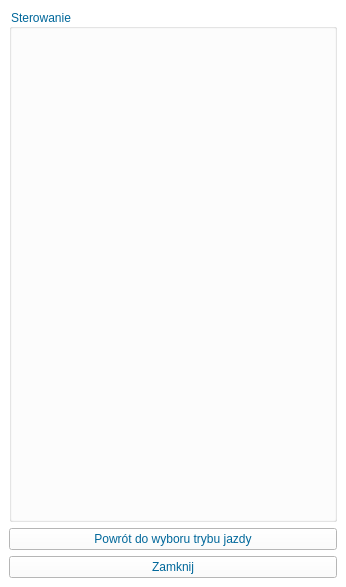
<?xml version="1.0" encoding="UTF-8"?>
<ui version="4.0">
 <class>ManualMode</class>
 <widget class="QMainWindow" name="ManualMode">
  <property name="geometry">
   <rect>
    <x>0</x>
    <y>0</y>
    <width>346</width>
    <height>587</height>
   </rect>
  </property>
  <property name="windowTitle">
   <string>MainWindow</string>
  </property>
  <property name="styleSheet">
   <string notr="true">color: rgb(0, 103, 154);
background-color: rgb(255, 255, 255);</string>
  </property>
  <widget class="QWidget" name="centralwidget">
   <layout class="QGridLayout" name="gridLayout">
    <item row="2" column="0">
     <widget class="QPushButton" name="pushButtonClose">
      <property name="text">
       <string>Zamknij</string>
      </property>
     </widget>
    </item>
    <item row="0" column="0">
     <widget class="QGroupBox" name="groupBox">
      <property name="title">
       <string>Sterowanie</string>
      </property>
     </widget>
    </item>
    <item row="1" column="0">
     <widget class="QPushButton" name="pushButtonComeBack">
      <property name="text">
       <string>Powrót do wyboru trybu jazdy</string>
      </property>
     </widget>
    </item>
   </layout>
  </widget>
 </widget>
 <resources/>
 <connections/>
</ui>
